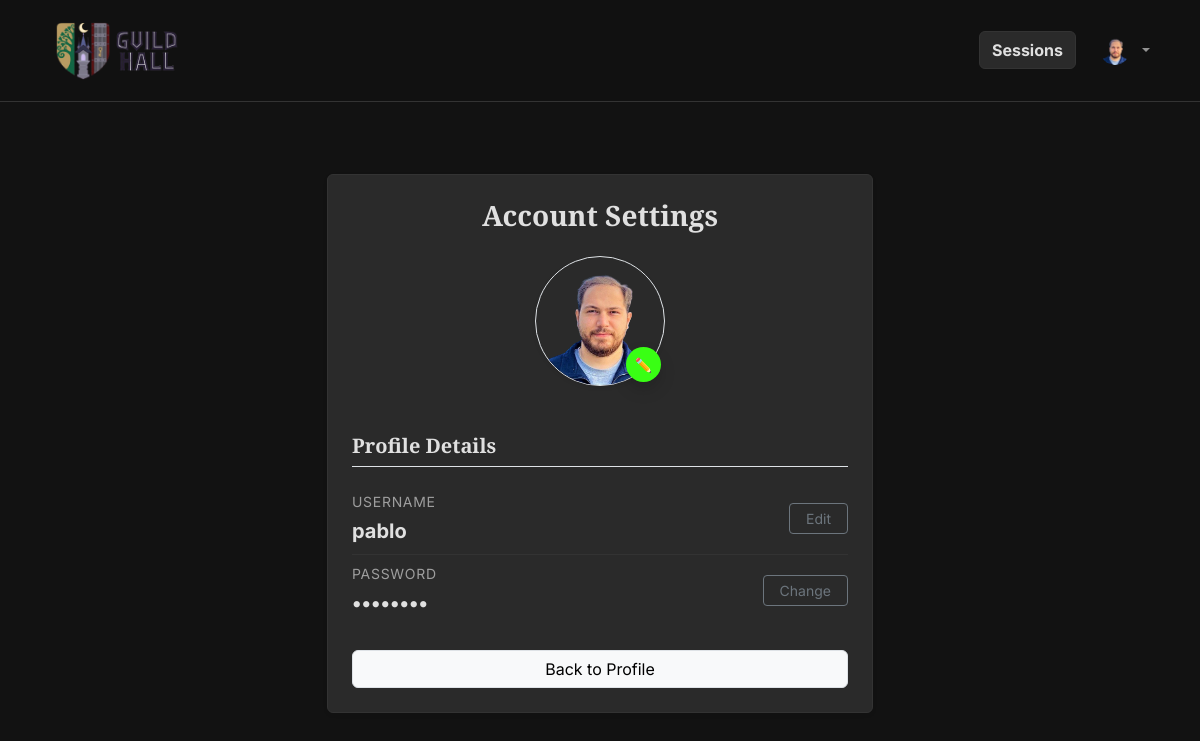
The page /profile/edit (signed in) on the database its author committed.
### tables this page shows
CREATE TABLE "users" (
	"UId"	INTEGER,
	"username"	TEXT NOT NULL UNIQUE,
	"password_hash"	TEXT NOT NULL,
	"role"	TEXT NOT NULL,
	"avatar_filename"	TEXT,
	PRIMARY KEY("UId" AUTOINCREMENT)
);

### app.py (the view, shortened to what this page needs)
@app.route('/profile/edit', methods=['GET', 'POST'])
@login_required
def edit_profile():
    return render_template('edit_profile.html')

### app.py (called while the page is built)
@login_manager.user_loader
def load_user(user_id):
    return db.get_user_by_id(user_id)

### db.py (called while the page is built)
def get_db_connection():
    conn = sqlite3.connect('database.db')
    conn.row_factory = sqlite3.Row
    return conn

def get_user_by_id(uid):
    conn = get_db_connection()
    cursor = conn.cursor()
    query = 'SELECT * FROM users WHERE UId = ?'
    cursor.execute(query, (uid,))
    user_row = cursor.fetchone()
    conn.close()
    if user_row:
        return User(id=user_row['UId'],
                    username=user_row['username'],
                    role=user_row['role'],
                    avatar_filename=user_row['avatar_filename'])
    return None

### templates/edit_profile.html (shortened to what this page needs)
{% extends 'base.html' %}
{% block content %}
<div class="row justify-content-center">
    <div class="col-md-6">
        <div class="card shadow-sm mt-5 mb-5">
            <div class="card-body p-4 text-center">
                <h3 class="mb-4">Account Settings</h3>
                <div class="mb-4 position-relative d-inline-block">
                    {% if current_user.avatar_filename %}
                        <img src="{{ url_for('static', filename='images/avatars/' + current_user.avatar_filename) }}" alt="Avatar" class="rounded-circle shadow-sm border" style="width: 130px; height: 130px; object-fit: cover;">
                    {% else %}
                        <img src="{{ url_for('static', filename='images/avatars/davatar.jpg') }}" alt="Default Avatar" class="rounded-circle shadow-sm border" style="width: 130px; height: 130px; object-fit: cover; background-color: #e9ecef;">
                    {% endif %}
                    <button type="button" class="btn btn-primary btn-sm rounded-circle position-absolute bottom-0 end-0 mb-1 me-1 shadow" data-bs-toggle="modal" data-bs-target="#avatarModal" style="width: 35px; height: 35px; display: flex; align-items: center; justify-content: center; font-size: 14px;" title="Change Avatar">
                        ✏️
                    </button>
                </div>
                <h5 class="text-start border-bottom pb-2 mb-3 mt-4">Profile Details</h5>
                <ul class="list-group list-group-flush text-start mb-4">
                    <li class="list-group-item px-0 d-flex justify-content-between align-items-center">
                        <div>
                            <small class="text-muted d-block mb-1">Username</small>
                            <span class="fw-bold fs-5">{{ current_user.username }}</span>
                        </div>
                        <button type="button" class="btn btn-outline-secondary btn-sm px-3" data-bs-toggle="modal" data-bs-target="#usernameModal">Edit</button>
                    </li>
                    <li class="list-group-item px-0 d-flex justify-content-between align-items-center">
                        <div>
                            <small class="text-muted d-block mb-1">Password</small>
                            <span class="fw-bold fs-5">••••••••</span>
                        </div>
                        <button type="button" class="btn btn-outline-secondary btn-sm px-3" data-bs-toggle="modal" data-bs-target="#passwordModal">Change</button>
                    </li>
                </ul>
                <div class="text-start mt-4">
                    <a href="{{ url_for('profile') }}" class="btn btn-light border w-100">Back to Profile</a>
                </div>
            </div>
        </div>
    </div>
</div>
{% endblock %}

### templates/base.html (shortened to what this page needs)
<!DOCTYPE html>
<html lang="en">
<head>
    <link href="https://cdn.jsdelivr.net/npm/bootstrap@5.3.0/dist/css/bootstrap.min.css" rel="stylesheet">
    <link rel="stylesheet" href="{{ url_for('static', filename='css/style.css') }}">
</head>
<body>
    <header>
        {% set is_home = request.endpoint == 'index' %}
        <nav id="{{ 'homeNavbar' if is_home else 'genNavbar' }}"
             class="navbar navbar-expand-lg navbar-dark {{ 'fixed-top navbar-transparent' if is_home else 'sticky-top glass-nav' }}">
            <div class="container">
                <a class="navbar-brand" href="{{ url_for('index') }}">
                    <img src="{{ url_for('static', filename='images/logo.png') }}" alt="Guild Logo" id="logo" class="d-inline-block align-text-top me-2">
                </a>
                <div class="collapse navbar-collapse justify-content-end" id="mobileMenu">
                    <ul class="navbar-nav align-items-lg-center">
                        <li class="nav-item me-lg-3 mb-2 mb-lg-0 {% if current_user.is_authenticated %}d-none d-lg-block{% endif %}">
                            <a class="btn btn-info w-100 text-dark fw-bold" href="{{ url_for('index') }}">Sessions</a>
                        </li>
                        {% if current_user.is_authenticated %}
                            <li class="nav-item dropdown d-none d-lg-block">
                                <a class="nav-link dropdown-toggle d-flex align-items-center justify-content-center" href="#" id="userDropdown" role="button" data-bs-toggle="dropdown" aria-expanded="false">
                                    {% if current_user.avatar_filename %}
                                        <img src="{{ url_for('static', filename='images/avatars/' + current_user.avatar_filename) }}" class="rounded-circle me-2" style="width: 30px; height: 30px; object-fit: cover;">
                                    {% else %}
                                        <img src="{{ url_for('static', filename='images/avatars/davatar.jpg') }}" class="rounded-circle me-2" style="width: 30px; height: 30px; object-fit: cover; background-color: #fff;">
                                    {% endif %}
                                </a>
                            </li>
                        {% endif %}
                    </ul>
                </div>
            </div>
        </nav>
    </header>
    <main class="container my-4">
        {% block content %}{% endblock %}
    </main>
</body>
</html>

### static/css/style.css (style rules this page uses)
:root { --bg-obsidian: #121212; --surface-parchment: #2A2A2A; --text-primary: #E0E0E0; --text-muted: #9E9E9E; --accent-magic: #39FF14; --role-warrior: #DC143C; --role-mage: #00BFFF; --role-healer: #50C878; --border-dim: #333333; }
body { background-color: var(--bg-obsidian); color: var(--text-primary); font-family: 'Inter', sans-serif; }
h1, h2, h3, h4, h5, h6, .navbar-brand { font-family: 'Cinzel', serif; font-weight: 600; color: var(--text-primary); }
small { font-size: 0.875rem; text-transform: uppercase; letter-spacing: 0.05em; color: var(--text-muted); }
.card, .bg-light, .bg-white { background-color: var(--surface-parchment) !important; border: 1px solid var(--border-dim) !important; color: var(--text-primary) !important; }
.text-muted { color: var(--text-muted) !important; }
.btn-primary { background-color: var(--accent-magic); color: #121212; border: none; font-weight: 600; box-shadow: 0 0 10px rgba(57, 255, 20, 0.3); transition: all 0.3s ease; }
.list-group-item { background-color: transparent !important; color: var(--text-primary) !important; border-color: var(--border-dim) !important; font-family: 'Inter', sans-serif !important; }
.navbar-brand { padding-top: 0; padding-bottom: 0; }
#logo { max-width: 150px; }
.glass-nav { background-color: rgba(18, 18, 18, 0.95) !important; backdrop-filter: blur(10px); -webkit-backdrop-filter: blur(10px); border-bottom: 1px solid var(--border-dim); }
.navbar .btn-info { background-color: var(--surface-parchment); color: var(--text-primary) !important; border: 1px solid var(--border-dim); transition: all 0.3s ease; }

### rows shown on the page
users: avatar_filename (picture), username "pablo"
